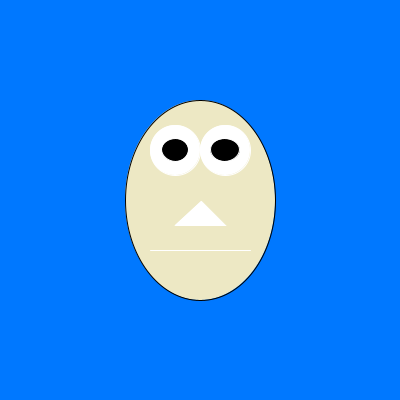
Frame 1 (no input)
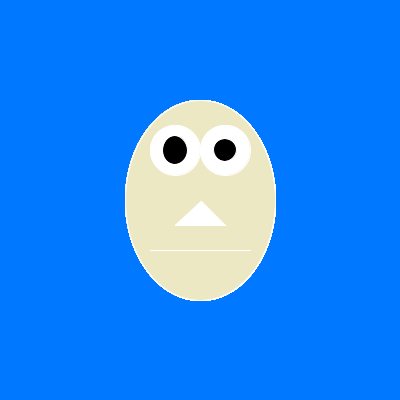
Frame 60 (the mouse pressed at the canvas centre just before this capture)
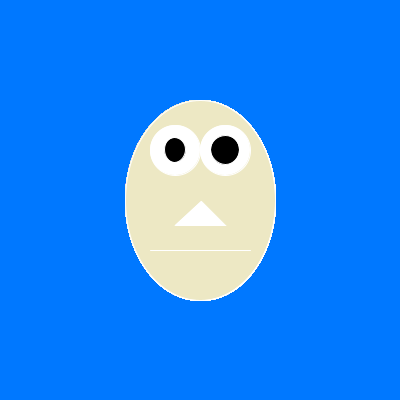
Frame 120 (the mouse held since frame 60 and released just before this capture)

The Processing sketch that drew these frames (run headless with seeded random() and noise(); from frame 60 on, the mouse is pressed at the canvas centre):

// Processing sketch: Face
// ── Face.pde
void setup() {
  size(400, 400);
  background(0, 120, 255);
}

void draw() {
  face();
}


void face() {
  fill(#EDE8C4);
  ellipse(200, 200, 150, 200);
  
  stroke(255);
  line(150, 250, 250, 250);
  
  fill(255);
  ellipse(175,150,50,50);
  ellipse(225,150,50,50);
  
  fill(0);
  ellipse(175,150,random(20,30),random(20,30));
  ellipse(225,150,random(20,30),random(20,30));
  
  fill(255);
  triangle(201,201,225,225,175,225);
}
